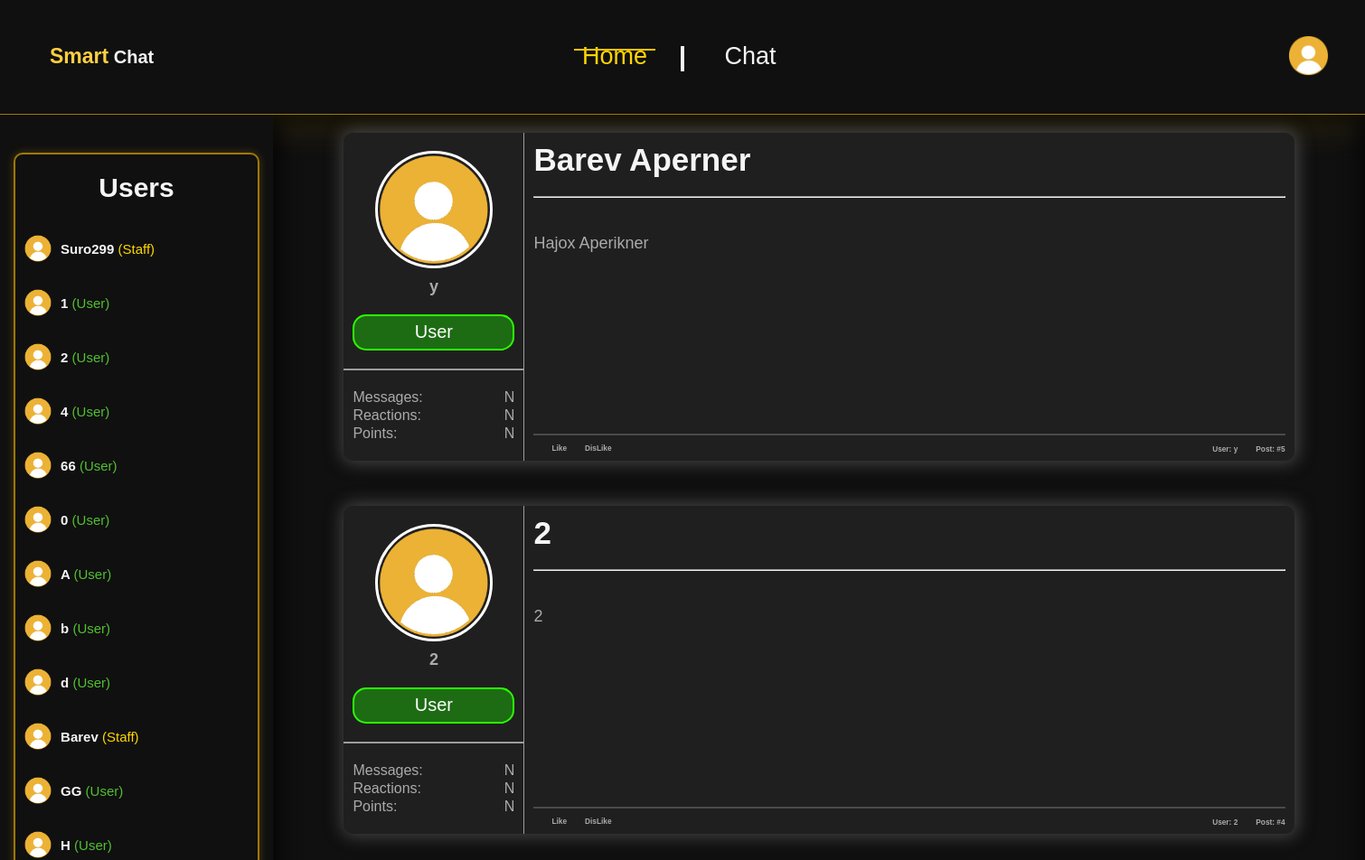
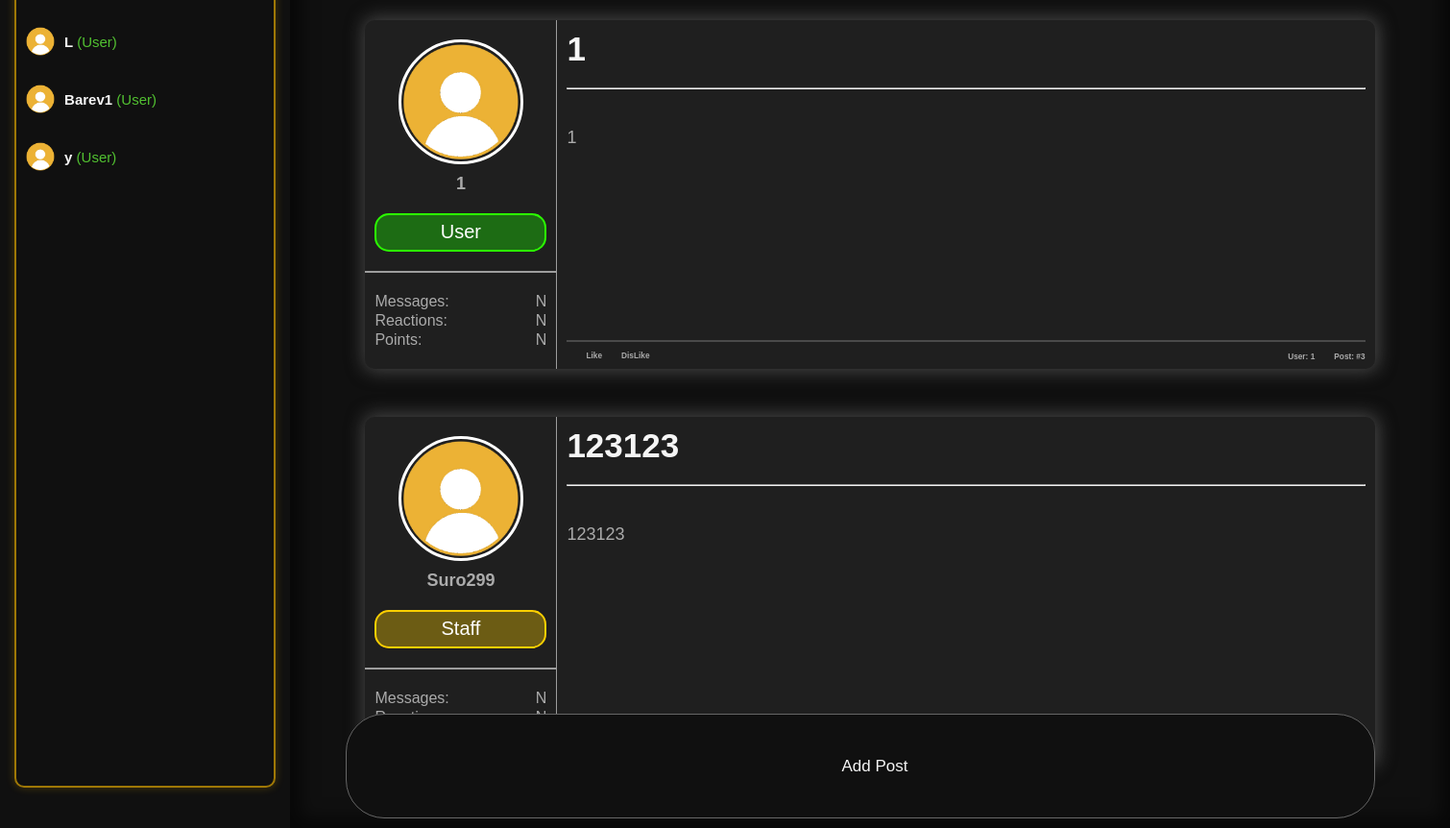
The app's page / (signed in) with its own data (2 pictures, top to bottom).
### main/models.py (models this page shows, shortened)
class PostsModel(models.Model):
    username = models.CharField("User Name", max_length = 255)
    is_staff = models.CharField("Is Staff", max_length = 10)
    post_title = models.CharField("Post Title", max_length = 255)
    post_text = models.TextField("Post Text")

### main/views.py (the view)
# urls.py: path("", views.home, name = "home"),
def home(request):
    user_list = User.objects.all()
    post_list = PostsModel.objects.all()[::-1]
    if request.user.is_authenticated:
        return render(request, "main/home.html", context = {
            "user_list": user_list,
            "post_list": post_list
        })
    else:
        return redirect("login")

### main/templates/main/home.html (shortened to what this page needs)
{% load static %}
<!DOCTYPE html>
<html lang="en">
<head>
    <link rel="stylesheet" href="{% static 'main/css/home/style.css' %}">
</head>
<body>
    <header>
        <div>
            <h1> <span>Smart</span> Chat </h1>
        </div>
        <div>
            <section>
                <a href="">
                    <button class="active_tab" >
                        <span > Home </span>
                    </button>
                </a>
            </section>
            <h1> | </h1>
            <section>
                <a href="">
                    <button>
                        <span> Chat </span>
                    </button>
                </a>
            </section>
        </div>
        <div>
            <a href="#"> <img id = "user_button" class="user_button_icon" src="{% static './main/default_avatars/default_avatar.png' %}" width="45px" alt="B"> </a>
        </div>
    </header>
    <nav class = "users_list">
        <div>
            <h1> Users </h1>
            <ul>
                <li>
                    <img src="{% static './main/default_avatars/default_avatar.png' %}" alt="">
                    {% if user.is_staff %}
                        <a href=""> <h2> {{ user.username }} <span style="color: #ffd800;"> (Staff) </span></h2></a>
                    {% else %}
                    <a href=""> <h2> {{ user.username }} <span style="color: rgb(82, 193, 49);"> (User) </span></h2> </a>
                    {% endif %}
                </li>
                {% for i in user_list%}
                    {% if i.username != user.username %}
                        <li>
                            <img src="{% static './main/default_avatars/default_avatar.png' %}" alt="">
                            {% if i.is_staff %}
                                <a href=""> <h2> {{ i.username }} <span style="color: #ffd800;"> (Staff) </span></h2></a>
                            {% else %}
                            <a href=""> <h2> {{ i.username }} <span style="color: rgb(82, 193, 49);"> (User) </span></h2> </a>
                            {% endif %}
                        </li>
                    {% endif %}
                {% endfor %}
            </ul>
            </div>
    </nav>
    <main>
        <section class = "posts_sections">
            {% for i in post_list%}
            <div class = "post_det_div">
                <menu>
                    <img src="{% static './main/default_avatars/default_avatar.png' %}" alt="">
                    <h1> {{ i.username }} </h1>
                    {% if i.is_staff == "True" %}
                        <div>
                            Staff
                        </div>
                    {% else %}
                        <div style = "border: 2px solid rgb(43, 255, 0); background-color: rgba(26, 255, 0, 0.347);">
                            User
                        </div>
                    {% endif %}
                    <hr>
                    <ul>
                        <dl class="pairs pairs--justified">
                            <dt> Messages: </dt>
                            <dd> N </dd>
                        </dl>
                        <dl class="pairs pairs--justified">
                            <dt> Reactions: </dt>
                            <dd> N </dd>
                        </dl>
                        <dl class="pairs pairs--justified">
                            <dt> Points: </dt>
                            <dd> N </dd>
                        </dl>
                    </ul>
                </menu>
                <section class = "post_main">
                    <section>
                        <h1> {{ i.post_title }} </h1>
                        <hr>
                        <p>
                            {{ i.post_text }}
                        </p>
                    </section>
                    <section class = "post_info">
                        <section>
                            <h5> Like </h5>
                            <h5> DisLike </h5>
                        </section>
                        <section>
                            <h5> User: {{ i.username }} </h5>
                            <h5> Post: #{{ i.id }} </h5>
                        </section>
                    </section>
                </section>
            </div>
            {% endfor %}
        </section>
        <span>
            <a href="{% url 'add_post' %}"> <button> Add Post </button> </a>
        </span>
    </main>
</body>
</html>

### records on screen
PostsModel: username "y", is_staff "User", post_title "Barev Aperner", post_text "Hajox Aperikner", id "5"
PostsModel: username "2", is_staff "User", post_title "2", post_text "2", id "4"
PostsModel: username "1", is_staff "User", post_title "1", post_text "1", id "3"
PostsModel: username "Suro299", is_staff "Staff", post_title "123123", post_text "123123"

### other values on screen
{{ user.username }} "Suro299"
{{ i.username }} "1"
{{ i.username }} "2"
{{ i.username }} "4"
{{ i.username }} "66"
{{ i.username }} "0"
{{ i.username }} "A"
{{ i.username }} "b"
{{ i.username }} "d"
{{ i.username }} "Barev"
{{ i.username }} "GG"
{{ i.username }} "H"
{{ i.username }} "L"
{{ i.username }} "Barev1"
{{ i.username }} "y"
